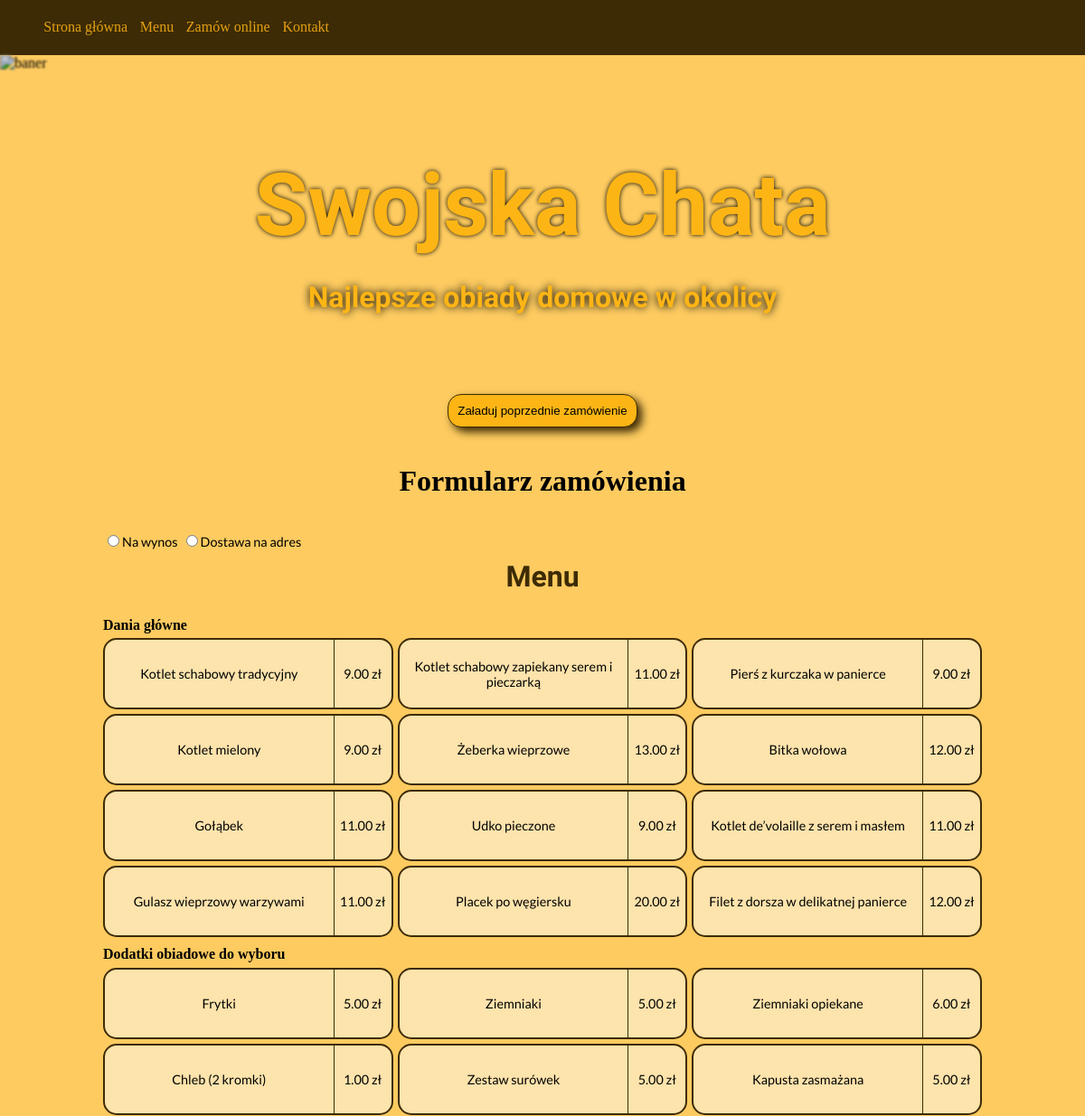
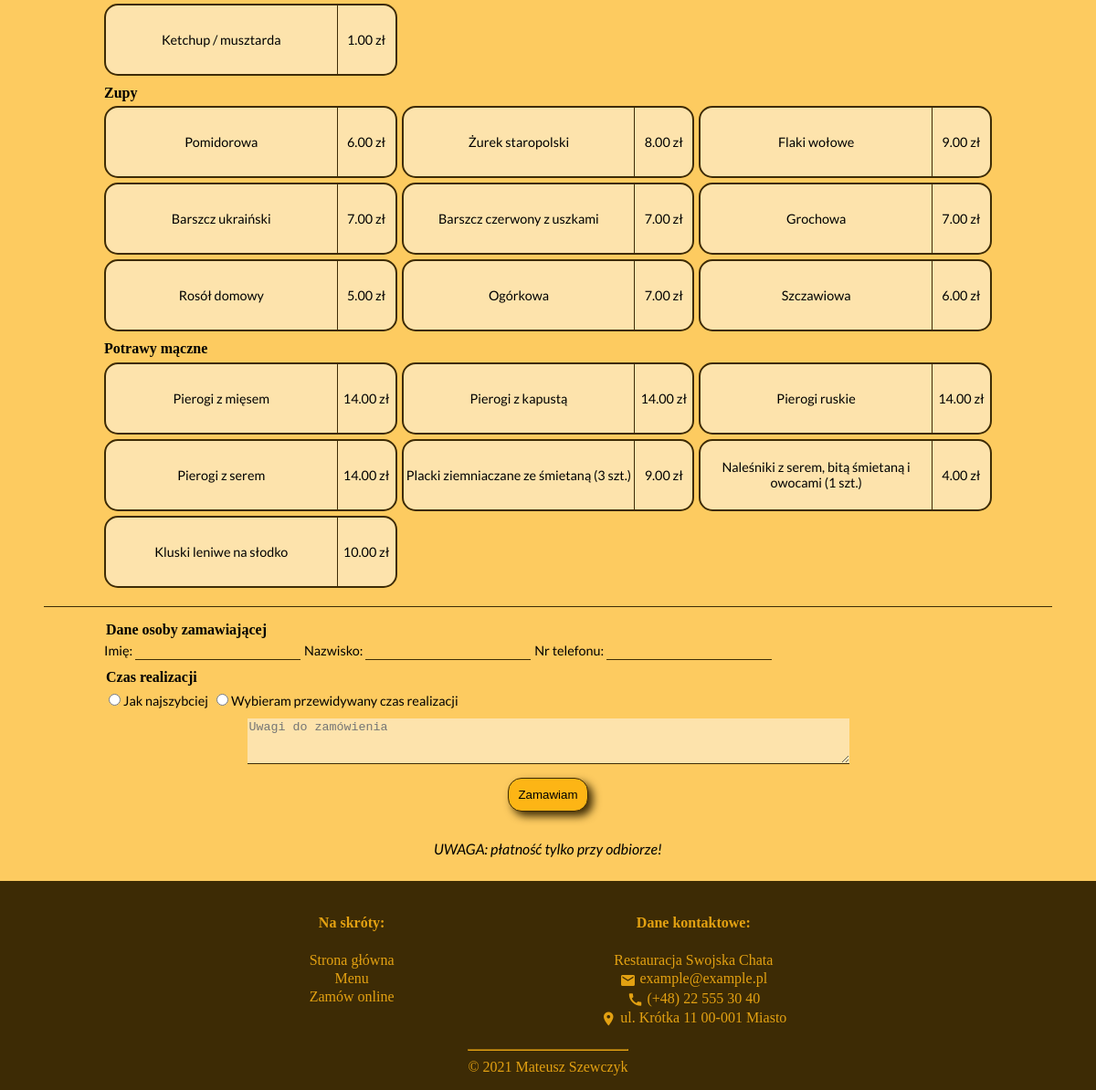
Page /zamowienie.php on the committed database (2 pictures, top to bottom).
### tables this page shows
CREATE TABLE `menu` (
  `ID` int(10) UNSIGNED NOT NULL,
  `kategoria` enum('Dania główne','Dodatki obiadowe do wyboru','Zupy','Potrawy mączne') NOT NULL,
  `nazwa` varchar(100) NOT NULL,
  `cena` decimal(4,2) UNSIGNED NOT NULL,
  `name_tag` varchar(35) NOT NULL
);

### classes/Menu.php (called while the page is built, shortened)
<?php
  class Menu extends Form
  {
    private $category;
    protected $categories_types = array('glowne' => 'Dania główne', 'dodatki' => 'Dodatki obiadowe do wyboru', 'zupy' => 'Zupy', 'maczne' => 'Potrawy mączne');
    public function __construct($category)
    {
      $this->category = $category;
    }
    public function build_table($db){
      $key = $this->category;
      $cat = $this->categories_types[$key];
      $sql = "SELECT * FROM `menu` WHERE `kategoria` LIKE '$cat'";
      $fields = array('nazwa', 'cena','name_tag');
      $result = $db->select($sql, $fields);
      return array($result, $key, $cat);
    }
  }
?>

### classes/Database.php (called while the page is built, shortened)
<?php
  class Database
  {
    private $mysqli;
    function __construct($server, $user, $passwd, $base)
    {
      $this->mysqli = new mysqli($server, $user, $passwd, $base);
    }
    public function select($sql, $fields) {
        $content = array();
        if ($result = $this->mysqli->query($sql)) {
            $count_fields = count($fields);
            $j = 0;
            while ($row = $result->fetch_object()) {
                for ($i = 0; $i < $count_fields; $i++) {
                    $p = $fields[$i];
                    $content[$j][$p] = $row->$p;
                }
                $j++;
            }
        }
        return $content;
    }
  }
?>

### classes/OrderForm.php (the view, shortened to what this page needs)
<?php
  include_once 'Menu.php';
  class OrderForm extends Menu
  {
    public function print($db)
    {
      list($result, $key, $cat) = Menu::build_table($db);
      echo "<fieldset>";
      $content = "<legend>$cat</legend>";
      foreach ($result as $value) {
        $content .= '<input type="checkbox" name="position[]" value="'.$value['name_tag'].'" id="'.$value['name_tag'].'">';
        $content .= '<div class="menuPosition" id="div_'.$value['name_tag'].'">';
        $content .= '<label for="'.$value['name_tag'].'"><span class="menuPosition_element dish_name">';
        $content .= $value['nazwa'].'</span>';
        $content .= '<span class="menuPosition_element price">';
        $content .= $value['cena'].' zł</span></label>';
        $content .= '</div>';
      }
      echo $content;
      echo "</fieldset>";
    }
  }
?>

### zamowienie.php (shortened to what this page needs)
<!DOCTYPE html>
<html lang="pl" dir="ltr">
<head>
  <link rel="stylesheet" href="css/style.css" type="text/css">
  <link rel="stylesheet" href="css/form.css" type="text/css">
</head>
<body>
  <header>
    <nav>
      <?php
        include_once 'snippets/navigation.php';
      ?>
    </nav>
    <div id="banner">
      <div>
        <h1>Swojska Chata</h1>
        <h2>Najlepsze obiady domowe w okolicy</h2>
      </div>
      <img src="images/banner.jpg" alt="baner">
    </div>
  </header>
  <main>
    <button type="button" name="load" id="load">Załaduj poprzednie zamówienie</button>
    <h2>Formularz zamówienia</h2>
    <form action="zamowienie.php" method="post">
      <fieldset class="visibility" id="cart">
        <fieldset>
          <input type="radio" name="order_type" value="takeaway" id="takeaway" required><label for="takeaway">Na wynos</label>
          <input type="radio" name="order_type" value="delivery" id="delivery"><label for="delivery">Dostawa na adres</label>
        </fieldset>
        <fieldset id="menu_positions">
          <legend>Menu</legend>
          <?php
            include_once 'classes/Database.php';
            include_once 'classes/OrderForm.php';
            $db = new Database('localhost', 'root', '', 'restauracja');
            $tables = array('glowne', 'dodatki', 'zupy', 'maczne');
            foreach ($tables as $value) {
              $form_{$value} = new OrderForm($value);
              $form_{$value}->print($db);
            }
          ?>
        </fieldset>
      </fieldset>
      <fieldset class="visibility" id="details">
        <fieldset>
          <legend>Dane osoby zamawiającej</legend>
          <label for="name">Imię: </label><input type="text" name="name" id="name" pattern="^[A-Za-z]\D+" title="Podaj co najmniej dwie litery. Nie uzywaj cyfr." required>
          <label for="surname">Nazwisko: </label><input type="text" name="surname" id="surname" pattern="^[A-Za-z]\D+" title="Podaj co najmniej dwie litery. Nie uzywaj cyfr." required>
          <label for="phone">Nr telefonu: </label><input type="tel" name="phone" id="phone" pattern="^\d{9}" title="Podaj dziewięć cyfr bez spacji i innych znaków." required>
        </fieldset>
        <fieldset>
          <legend>Czas realizacji</legend>
          <input type="radio" name="time" value="asap" id="asap" required><label for="asap">Jak najszybciej</label>
          <input type="radio" name="time" value="date" id="date"><label for="date">Wybieram przewidywany czas realizacji</label><br>
        </fieldset>
        <textarea name="comments" rows="3" cols="80" placeholder="Uwagi do zamówienia"></textarea>
        <input type="submit" name="submit" value="Zamawiam">
        <p>UWAGA: płatność tylko przy odbiorze!</p>
      </fieldset>
    </form>
  </main>
  <?php
    include_once 'snippets/footer.php';
  ?>
</body>
</html>

### snippets/navigation.php
<?php
  echo '
  <ul>
    <li><a href="index.php">Strona główna</a></li>
    <li><a href="menu.php">Menu</a><ul>
      <li><a href="menu.php#zupy">Zupy</a></li>
      <li><a href="menu.php#glowne">Dania główne</a></li>
      <li><a href="menu.php#maczne">Potrawy mączne</a></li>
    </ul></li>
    <li><a href="zamowienie.php">Zamów online</a></li>
    <li><a href="kontakt.php">Kontakt</a></li>
  </ul>
  ';
?>

### snippets/footer.php
<?php
  echo '
  <footer>
    <section id="links">
      <h4>Na skróty:</h4>
      <a href="index.php">Strona główna</a><br>
      <a href="menu.php">Menu</a><br>
      <a href="zamowienie.php">Zamów online</a><br>
    </section>
    <section class="contact">
      <h4>Dane kontaktowe:</h4>
      Restauracja Swojska Chata<br>
      <a href="mailto:example@example.pl"><span class="material-icons">email</span> example@example.pl</a><br>
      <a href="tel:+48225553040"><span class="material-icons">call</span> (+48) 22 555 30 40</a><br>
      <a href="https://www.google.com/maps/place/Kr%C3%B3tka+11,+24-100+Pu%C5%82awy/" target="_blank"><span class="material-icons">location_on</span> ul. Krótka 11 00-001 Miasto</a><br>
    </section>
    <div><hr>&copy; 2021 Mateusz Szewczyk</div>
  </footer>
  ';
?>

### css/style.css (style rules this page uses)
body { background-color: #FDCB60; margin: 0; box-sizing: border-box; min-height: 100vh; }
body, header { display: flex; flex-direction: column; }
h1, h2, h3, h4, #welcome { text-align: center; }
header { max-height: 100vh; }
header h1 { color: #FDB515; font-family: 'MedievalSharp', cursive; font-size: 600%; margin-bottom: 0; text-shadow: 0px 0px 5px black; }
header h2 { color: #FDB515; font-family: 'Courgette', cursive; text-shadow: 0px 0px 10px black; font-size: 200%; }
#banner { position: relative; display: inline-block; }
#banner img { width: 100%; height: 45vh; filter: blur(1px) brightness(80%); display: block; object-fit: cover; }
#banner>div { position: absolute; top: 50%; left: 0; right: 0; transform: translate(0 ,-50%); z-index: 2; }
p { text-align: justify; }
nav { margin: 0; flex: 100%; background-color: #3D2B05; text-align: left; font-family: calibri, tahoma; }
nav a { color: #E3A112; }
nav>ul { display: flex; flex-flow: row wrap; }
nav>ul li { list-style-type: none; margin-left: 3px; }
nav>ul li a { display: block; padding: 4pt; text-decoration: none; }
main { display: flex; flex-direction: column; justify-content: space-around; align-items: center; align-content: center; }
footer { color: #E3A112; text-align: left; background-color: #3D2B05; font-weight: lighter; display: grid; justify-content: space-around; align-items: normal; align-content: center; padding-top: 15px; line-height: 20px; margin-top: auto; }
#links { grid-area: links; }
footer .contact { grid-area: contact; }
footer a { text-decoration: none; color: #E3A112; }
#links, footer .contact { flex: auto; }
footer>div { margin: 15px auto; text-align: center; grid-area: copy; }
hr { border-color: #E3A112; }
.material-icons { margin: 0; font-size: 18px; vertical-align: middle; line-height: 20px; }
@media screen and (min-width: 655px) { footer { grid-template-areas: '. links contact .' ' . copy copy .'; text-align: center; } }

### css/form.css (style rules this page uses)
label { display: inline; width: 100%; max-width: 100%; }
form, fieldset.visibility, #menu_positions { width: 100%; display: flex; flex-flow: column nowrap; justify-content: center; align-items: center; align-content: center; }
fieldset { margin: 0; }
fieldset.visibility, .visibility>fieldset { border: 0; width: 90%; }
#menu_positions { border-bottom: 1px solid #3D2B05; }
#menu_positions fieldset { display: grid; grid-template-columns: repeat(3, 1fr); grid-gap: 5px; border: 0; border-top: 0; width: 90%; }
#menu_positions .menuPosition { background-color: #FDE3AC; border: 2px solid #3D2B05; border-radius: 15px; flex: 1; height: auto; vertical-align: middle; }
.menuPosition label { display: flex; flex-flow: row nowrap; justify-content: center; align-items: center; align-content: center; width: 100%; height: 100%; }
#menu_positions span, label, p { text-align: center; font-family: 'Lato', sans-serif; }
p { font-style: italic; }
label { font-size: 90%; }
.dish_name { flex: 80%; }
.price { border-left: 1px solid #3D2B05; flex: 20%; line-height: 75px; white-space: nowrap; }
h2 { font-size: 200%; }
#menu_positions>legend { margin: 20px auto; color: #3D2B05; font-weight: bold; font-family: 'Courgette', cursive; font-size: 200%; }
#menu_positions fieldset legend { margin: 0; padding: 0; grid-column: 1 / 4; grid-row: 1 / 2; font-weight: bold; }
#details legend { font-weight: bold; }
fieldset>input, fieldset>textarea { background-color: #FDE3AC; border: 0; border-bottom: 1px solid #3D2B05; }
fieldset>input { background-color: #FDCB60; }
button, input[type="submit"] { margin: 15px; padding: 10px; background-color: #FDB515; border: 1px solid #3D2B05 !important; border-radius: 15px; box-shadow: 5px 5px 10px #3D2B05; }

### rows in the picture
menu: nazwa "Kotlet schabowy tradycyjny", cena "9.00"
menu: nazwa "Kotlet schabowy zapiekany serem i pieczarką", cena "11.00"
menu: nazwa "Pierś z kurczaka w panierce", cena "9.00"
menu: nazwa "Kotlet mielony", cena "9.00"
menu: nazwa "Żeberka wieprzowe", cena "13.00"
menu: nazwa "Bitka wołowa", cena "12.00"
menu: nazwa "Gołąbek", cena "11.00"
menu: nazwa "Udko pieczone", cena "9.00"
menu: nazwa "Kotlet de’volaille z serem i masłem", cena "11.00"
menu: nazwa "Gulasz wieprzowy warzywami", cena "11.00"
menu: nazwa "Placek po węgiersku", cena "20.00"
menu: nazwa "Filet z dorsza w delikatnej panierce", cena "12.00"
menu: nazwa "Frytki", cena "5.00"
menu: nazwa "Ziemniaki", cena "5.00"
menu: nazwa "Ziemniaki opiekane", cena "6.00"
menu: nazwa "Chleb (2 kromki)", cena "1.00"
menu: nazwa "Zestaw surówek", cena "5.00"
menu: nazwa "Kapusta zasmażana", cena "5.00"
menu: nazwa "Ketchup / musztarda", cena "1.00"
menu: nazwa "Pomidorowa", cena "6.00"
menu: nazwa "Żurek staropolski", cena "8.00"
menu: nazwa "Flaki wołowe", cena "9.00"
menu: nazwa "Barszcz ukraiński", cena "7.00"
menu: nazwa "Barszcz czerwony z uszkami", cena "7.00"
menu: nazwa "Grochowa", cena "7.00"
menu: nazwa "Rosół domowy", cena "5.00"
menu: nazwa "Ogórkowa", cena "7.00"
menu: nazwa "Szczawiowa", cena "6.00"
menu: nazwa "Pierogi z mięsem", cena "14.00"
menu: nazwa "Pierogi z kapustą", cena "14.00"
menu: nazwa "Pierogi ruskie", cena "14.00"
menu: nazwa "Pierogi z serem", cena "14.00"
menu: nazwa "Placki ziemniaczane ze śmietaną (3 szt.)", cena "9.00"
menu: nazwa "Naleśniki z serem, bitą śmietaną i owocami (1 szt.)", cena "4.00"
menu: nazwa "Kluski leniwe na słodko", cena "10.00"

### other values in the picture
$cat "Dania główne"
$cat "Dodatki obiadowe do wyboru"
$cat "Zupy"
$cat "Potrawy mączne"
